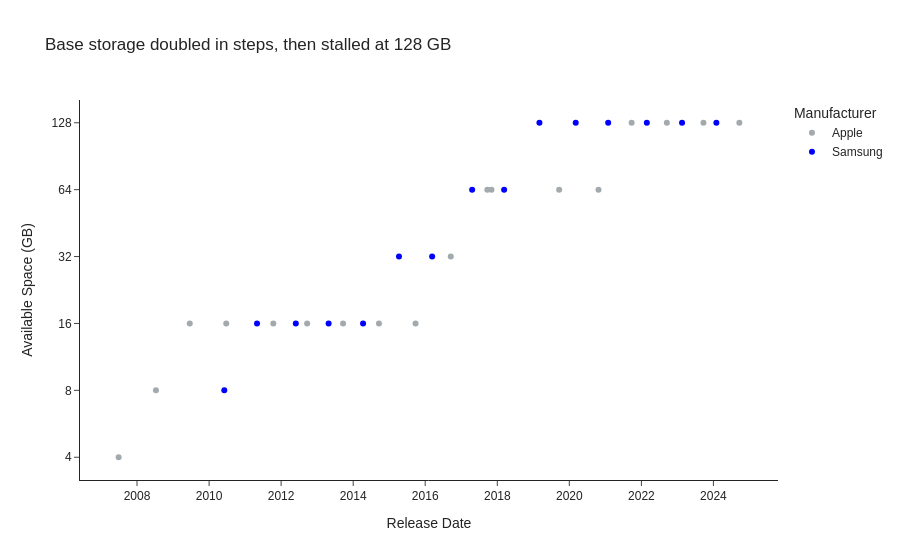

The notebook cell saved with this chart:
### Markdown cell above
### Base storage

Storage doubles at each step, so the y-axis is logarithmic.

### Code cell
fig = px.scatter(
    df,
    x='Release Date',
    y='Available Space (GB)',
    color='Manufacturer',
    color_discrete_map=plotly_color_map,
    hover_name='Product',
    log_y=True,
    title='Base storage doubled in steps, then stalled at 128 GB',
)

fig.update_yaxes(tickvals=[4, 8, 16, 32, 64, 128])

fig.show()

### Figure 1 — Plotly figure (JSON) as saved in the notebook; plotly's stock layout.template omitted (floating-point values rounded to 4 significant figures)
{"data": [{"hovertemplate": "<b>%{hovertext}</b><br><br>Manufacturer=Apple<br>Release Date=%{x}<br>Available Space (GB)=%{y}<extra></extra>", "hovertext": ["iPhone (1st generation)", "iPhone 3G", "iPhone 3GS", "iPhone 4", "iPhone 4s", "iPhone 5", "iPhone 5s", "iPhone 6", "iPhone 6s", "iPhone 7", "iPhone 8", "iPhone X", "iPhone 11", "iPhone 12", "iPhone 13", "iPhone 14", "iPhone 15", "iPhone 16"], "legendgroup": "Apple", "marker": {"color": "#A2AAAD", "symbol": "circle"}, "mode": "markers", "name": "Apple", "orientation": "v", "showlegend": true, "type": "scatter", "x": ["2007-06-29T00:00:00.000000", "2008-07-11T00:00:00.000000", "2009-06-19T00:00:00.000000", "2010-06-24T00:00:00.000000", "2011-10-14T00:00:00.000000", "2012-09-21T00:00:00.000000", "2013-09-20T00:00:00.000000", "2014-09-19T00:00:00.000000", "2015-09-25T00:00:00.000000", "2016-09-16T00:00:00.000000", "2017-09-22T00:00:00.000000", "2017-11-03T00:00:00.000000", "2019-09-20T00:00:00.000000", "2020-10-23T00:00:00.000000", "2021-09-24T00:00:00.000000", "2022-09-16T00:00:00.000000", "2023-09-22T00:00:00.000000", "2024-09-20T00:00:00.000000"], "xaxis": "x", "y": [4, 8, 16, 16, 16, 16, 16, 16, 16, 32, 64, 64, 64, 64, 128, 128, 128, 128], "yaxis": "y"}, {"hovertemplate": "<b>%{hovertext}</b><br><br>Manufacturer=Samsung<br>Release Date=%{x}<br>Available Space (GB)=%{y}<extra></extra>", "hovertext": ["Galaxy S", "Galaxy S II", "Galaxy S III", "Galaxy S4", "Galaxy S5", "Galaxy S6", "Galaxy S7", "Galaxy S8", "Galaxy S9", "Galaxy S10", "Galaxy S20", "Galaxy S21", "Galaxy S22", "Galaxy S23", "Galaxy S24"], "legendgroup": "Samsung", "marker": {"color": "blue", "symbol": "circle"}, "mode": "markers", "name": "Samsung", "orientation": "v", "showlegend": true, "type": "scatter", "x": ["2010-06-04T00:00:00.000000", "2011-05-02T00:00:00.000000", "2012-05-29T00:00:00.000000", "2013-04-27T00:00:00.000000", "2014-04-11T00:00:00.000000", "2015-04-10T00:00:00.000000", "2016-03-11T00:00:00.000000", "2017-04-21T00:00:00.000000", "2018-03-11T00:00:00.000000", "2019-03-04T00:00:00.000000", "2020-03-06T00:00:00.000000", "2021-01-29T00:00:00.000000", "2022-02-25T00:00:00.000000", "2023-02-17T00:00:00.000000", "2024-01-31T00:00:00.000000"], "xaxis": "x", "y": [8, 16, 16, 16, 16, 32, 32, 64, 64, 128, 128, 128, 128, 128, 128], "yaxis": "y"}], "layout": {"legend": {"title": {"text": "Manufacturer"}, "tracegroupgap": 0}, "title": {"text": "Base storage doubled in steps, then stalled at 128 GB"}, "xaxis": {"anchor": "y", "domain": [0.0, 1.0], "title": {"text": "Release Date"}}, "yaxis": {"anchor": "x", "domain": [0.0, 1.0], "tickvals": [4, 8, 16, 32, 64, 128], "title": {"text": "Available Space (GB)"}, "type": "log"}}}
